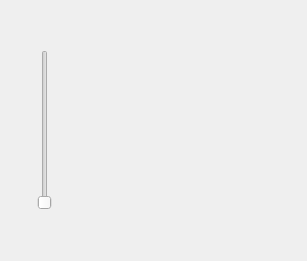
<?xml version="1.0" encoding="UTF-8"?>
<ui version="4.0">
 <class>ChMx</class>
 <widget class="QWidget" name="ChMx">
  <property name="geometry">
   <rect>
    <x>0</x>
    <y>0</y>
    <width>307</width>
    <height>261</height>
   </rect>
  </property>
  <property name="windowTitle">
   <string>Form</string>
  </property>
  <property name="styleSheet">
   <string notr="true">QSlider::handle {
background-image: url(:/Icons/slider.jpg);
height: 200px;
}</string>
  </property>
  <widget class="QSlider" name="verticalSlider">
   <property name="geometry">
    <rect>
     <x>30</x>
     <y>50</y>
     <width>29</width>
     <height>160</height>
    </rect>
   </property>
   <property name="orientation">
    <enum>Qt::Vertical</enum>
   </property>
  </widget>
 </widget>
 <resources/>
 <connections/>
</ui>
